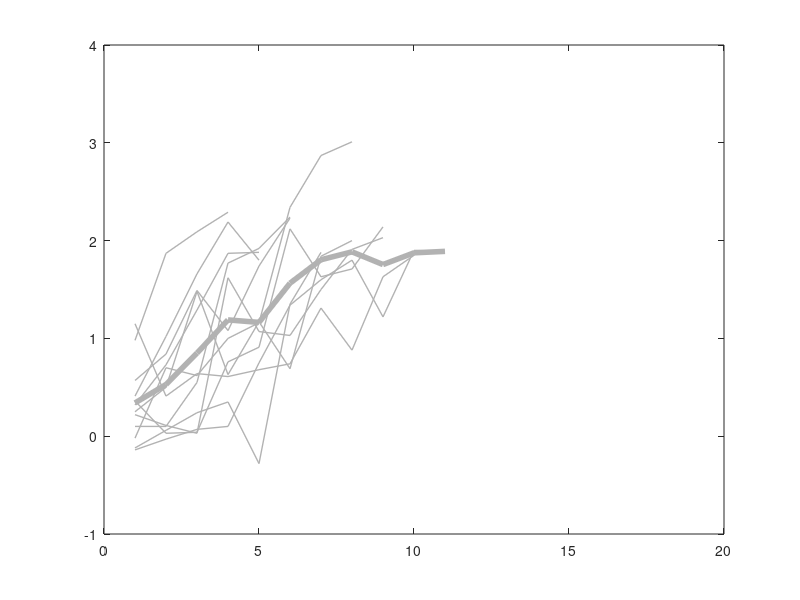

Recreate this plot in MATLAB. (Note: this script raises an error after producing the figure.)
%% plot d prime in the 1mpi training (line graph)
n = 15;
saline {1,1} = [-0.02 0.70 0.62 1.00 1.16 2.34 2.87 3.01]; saline{1,1}(end+1:n) = nan; 
saline {2,1} = [0.22 0.11 0.03 1.62 1.07 1.03 1.50 1.91 2.03]; saline{2,1}(end+1:n) = nan; 
saline {3,1} = [-0.14 -0.03 0.07 0.10 0.75 1.34 1.60 1.80 1.22 1.90 1.89]; saline{3,1}(end+1:n) = nan; 
saline {4,1} = [0.36 0.03 0.04 0.76 0.91 2.12 1.63 1.71 2.14]; saline{4,1}(end+1:n) = nan;
saline {5,1} = [0.98 1.87 2.09 2.29]; saline{5,1}(end+1:n) = nan;
saline {6,1} = [0.10 0.10 0.55 1.77 1.92 2.24]; saline{6,1}(end+1:n) = nan;
saline {7,1} = [1.15 0.41 0.64 0.61 0.68 0.74 1.31 0.88 1.63 1.85]; saline{7,1}(end+1:n) = nan;
saline {8,1} = [0.57 0.84 1.49 1.08 1.74 2.23]; saline{8,1}(end+1:n) = nan;
saline {9,1} = [0.32 0.73 1.29 1.87 1.88]; saline{9,1}(end+1:n) = nan;
saline {10,1} = [0.25 0.50 1.48 0.63 1.17 0.69 1.84 2.00]; saline{10,1}(end+1:n) = nan;
saline {11,1} = [-0.12 0.06 0.24 0.35 -0.28 1.35 1.88]; saline{11,1}(end+1:n) = nan;
saline {12,1} = [0.41 1.02 1.66 2.19 1.80]; saline{12,1}(end+1:n) = nan;
salineall = cell2mat(saline);
saline_avg = mean(salineall,[1],'omitnan');


figure (1)
grayColor = [.7 .7 .7];
for ii = 1:length(saline)
plot (saline{ii,1},'Color', grayColor,'LineWidth',1.0)
hold on 
end
plot (saline_avg,'Color', grayColor,'LineWidth',4.0)

yline(1.80,'LineWidth', 2,'Color','k','LineStyle','--')
ylabel('d prime', 'FontSize',20)
xlabel('# training days', 'FontSize',20)
ax = gca;
axis(ax, 'tight')
xlim(ax, xlim(ax) + [-1,1]*range(xlim(ax)).* 0.05)
xlim([0 15])
xticks([0:15])
ylim([-0.5 3.5])
hold on

%PFF

n = 15;
PFF {1,1} = [-0.23 -0.29 -0.22 0.25 0.81 0.43 0.38 1.35 1.86 2.43]; PFF{1,1}(end+1:n) = nan; 
PFF {2,1} = [-0.43 -0.06 0.52 1.21 1.33 1.86 2.02]; PFF{2,1}(end+1:n) = nan; 
PFF {3,1} = [0.23 0.21 0.70 0.78 0.80 1.10 1.31 1.37 1.62 2.89 3.33 2.77]; PFF{3,1}(end+1:n) = nan; 
PFF {4,1} = [0.37 0.02 0.11 0.43 0.93 1.13 2.03 2.10]; PFF{4,1}(end+1:n) = nan;
PFF {5,1} = [0.09 -0.24 -0.14 0.58 0.28 0.04 0.92 1.55 1.43 2.25 2.39]; PFF{5,1}(end+1:n) = nan;
PFF {6,1} = [-0.05 -0.31 0.34 0.43 0.97 1.16 1.66 1.68 2.20 1.91]; PFF{6,1}(end+1:n) = nan;
PFF {7,1} = [0.07 -0.06 0.37 0.19 0.59 1.63 1.10 1.22]; PFF{7,1}(end+1:n) = nan;
PFF {8,1} = [0.81 1.70 1.63 1.10 1.88]; PFF{8,1}(end+1:n) = nan;
PFF {9,1} = [0.28 0.63 0.26 0.47 1.55 1.37 1.90 1.96]; PFF{9,1}(end+1:n) = nan;
PFF {10,1} = [0.69 1.11 1.00 1.87 1.43 1.64 1.81 0.43 0.92 1.84 1.69 1.76 1.92]; PFF{10,1}(end+1:n) = nan;
PFF {11,1} = [-0.13 -0.04 0.06 0.39 0.77 0.28 0.46 0.47 0.78 1.01 1.65 1.41 1.75 2.00 1.90]; PFF{11,1}(end+1:n) = nan;
PFF {12,1} = [0.50 0.10 0.25 0.53 0.10 0.34 0.68 1.13 2.54]; PFF{12,1}(end+1:n) = nan;
PFFall = cell2mat(PFF);
PFF_avg = mean(PFFall,[1],'omitnan');


% figure (2)
redColor = [1 0 0];
for ii = 1:length(PFF)
plot (PFFall(ii,:),'Color', redColor,'LineWidth',1.0)
hold on 
end
plot (PFF_avg,'Color', redColor,'LineWidth',4.0)

yline(1.80,'LineWidth', 2,'Color','k','LineStyle','--')
ylabel('d prime', 'FontSize',20)
xlabel('# training days', 'FontSize',20)
ax = gca;
axis(ax, 'tight')
xlim(ax, xlim(ax) + [-1,1]*range(xlim(ax)).* 0.05)
xlim([0 15])
xticks([0:15])
ylim([-0.5 3.5])
hold off

%% Bar graph between saline and PFF

figure (3)
PFF_days = cellfun(@checkcell,PFF);
saline_days = cellfun(@checkcell,saline);
x1 = ones(1,length(PFF_days)); x2 = 2*ones(1,length(saline_days));
y1 = PFF_days; y1 (isnan(y1)) = 0;
y2 = saline_days; y2 (isnan(y2)) = 0;


a = bar(1,mean(PFF_days,'omitnan'), 0.6, 'FaceColor',[1 0 0],{'DisplayName'}, {'PFF'})
a.FaceAlpha = 0.5;
hold on
b = bar(2,mean(saline_days,'omitnan'), 0.6, 'FaceColor',[0.7 0.7 0.7],{'DisplayName'}, {'Saline'})
b.FaceAlpha = 0.5;
hold on
errorbar(1,mean(PFF_days,'omitnan'),(std(PFF_days,"omitnan")/sqrt(size(PFF_days,1))),...
 'k','LineStyle','none','LineWidth',2,'Color',[0 0 0],'CapSize',12)
hold on
errorbar(2,mean(saline_days,'omitnan'),(std(saline_days,"omitnan")/sqrt(size(saline_days,1))),...
  'k','LineStyle','none','LineWidth',2,'Color',[0 0 0],'CapSize',12)
hold on

scatter_size = 50;
swarmchart((x1+(rand(1,length(x1))-0.5)*0.2),y1,scatter_size, 'k','filled','MarkerFaceAlpha',1,'MarkerFaceColor',...
                   [1 0 0],'MarkerEdgeColor','none','LineWidth',2)
hold on
swarmchart((x2+(rand(1,length(x1))-0.5)*0.2),y2,scatter_size, 'k','filled','MarkerFaceAlpha',1,'MarkerFaceColor',...
                   [0 0 0],'MarkerEdgeColor','none','LineWidth',2)

% xlim([0.4,2.6,4.8]); 
 ylim([0 16])
ylabel( '#Training days','FontSize',15)
legend('PFF','Saline')

%% statistics for training days
allmice = [mean(salineall,[2],'omitnan'); mean(PFFall,[2],'omitnan')];
[h,p] = lillietest(allmice)
p = ranksum(PFF_avg,saline_avg)

% [h,p] = kstest(PFF_avg)
% [h,p] = kstest(saline_avg)
% 
% [h,p] = kstest2(PFF_avg,saline_avg)


%% statistics for threshold coherences
% cd 'C:\Users\atheint\Box\Lab Shared\Data\Theint Theint\Imaging\jRGECO1a\Analysis\Behavior'


A = readtable('Behavior_stats.xlsx')

A.ID = categorical(A.ID);
A.Group = categorical(A.Group);
A.mpi = categorical(A.mpi);
lme_coh = fitlme(A,'coherence90 ~ Group + mpi + Group*mpi + (1 | ID)','FitMethod','REML')
gaov_coh = anova(lme_coh)
[h, crit_p, adj_ci_cvrg, adj_p]=fdr_bh(double(lme_coh.Coefficients(:,6)))


 %% graph for threshold coherences
% load ('C:\Users\atheint\Box\Lab Shared\Data\Theint Theint\Imaging\Analysis\Behavior\behavior_data.mat')
S = struct2table(behavior_data);
mpi = 6;
gptime = cell (2, mpi);   % ROW 2 IS PFF; ROW 1 IS SALINE

for ii = 1: mpi           
    idx = (S.mpi == ii & S.Group == 1);            
    gptime {2,ii} = S(idx,:); 
    idx = (S.mpi == ii & S.Group == 0);
    gptime {1,ii} = S(idx,:);
end

 % find imaging sessions from the same animal

rep_ID = cell (2, mpi);
uniq_ID = cell (2, mpi);
repidx_ID = cell (2, mpi);
uniqidx_ID = cell (2, mpi);
for ii = 1:2
    for jj = 1: mpi
    ID = unique (gptime {ii,jj}.ID);
    rep_ID {ii,jj} = ID (1<histc(gptime {ii,jj}.ID,ID));
    [~,repidx ] = ismember (gptime {ii,jj}.ID, rep_ID {ii,jj});
    repidx_ID{ii,jj} = repidx; 
    end
end

% Average for whole grouptime 
                                                   
  for ii = 1:2
      for jj = 1:mpi
           threshold {ii,jj} = mean (gptime {ii,jj}.threshold_adjust,'omitnan');
           threshold90 {ii,jj} = mean (gptime {ii,jj}.threshold_adjust90,'omitnan'); 
           hit_resptime {ii,jj} = mean (gptime {ii,jj}.hit_resptime_avg,'omitnan'); 
           FA_resptime {ii,jj} = mean (gptime {ii,jj}.FA_resptime_avg,'omitnan');  
           perc_correctGo {ii,jj} = mean (gptime {ii,jj}.perc_correctGo_avg,'omitnan'); 
           perc_correctNoGo {ii,jj} = mean (gptime {ii,jj}.perc_correctNoGo_avg,'omitnan');            
           perc_nGo {ii,jj} = mean (gptime {ii,jj}.perc_nGo_avg,'omitnan'); 
           perc_nNoGo {ii,jj} = mean (gptime {ii,jj}.perc_nNoGo_avg,'omitnan'); 
           hit_postlickfreq {ii,jj} = mean (gptime {ii,jj}.hit_postlickfreq_avg,'omitnan');
           hit_postlicktime {ii,jj} = mean (gptime {ii,jj}.hit_postlicktime_avg,'omitnan');
           hit_prelickfreq {ii,jj} = mean (gptime {ii,jj}.hit_prelickfreq_avg,'omitnan');
           hit_firstlick {ii,jj} = mean (gptime {ii,jj}.hit_firstlick_avg,'omitnan');
           FA_postlickfreq {ii,jj} = mean (gptime {ii,jj}.FA_postlickfreq_avg,'omitnan');
           FA_postlicktime {ii,jj} = mean (gptime {ii,jj}.FA_postlicktime_avg,'omitnan');
           FA_prelickfreq {ii,jj} = mean (gptime {ii,jj}.FA_prelickfreq_avg,'omitnan');
           FA_firstlick {ii,jj} = mean (gptime {ii,jj}.FA_firstlick_avg,'omitnan');
           initial_hitrate {ii,jj} = mean (gptime {ii,jj}.initial_hitrate_avg,'omitnan');
           initial_FArate {ii,jj} = mean (gptime {ii,jj}.initial_FArate_avg,'omitnan');
           middle_hitrate {ii,jj} = mean (gptime {ii,jj}.middle_hitrate_avg,'omitnan');
           middle_FArate {ii,jj} = mean (gptime {ii,jj}.middle_FArate_avg,'omitnan');
           final_hitrate {ii,jj} = mean (gptime {ii,jj}.final_hitrate_avg,'omitnan');
           final_FArate {ii,jj} = mean (gptime {ii,jj}.final_FArate_avg,'omitnan');
           initial_resptime {ii,jj} = mean (gptime {ii,jj}.initial_resptime_avg,'omitnan');
           middle_resptime {ii,jj} = mean (gptime {ii,jj}.middle_resptime_avg,'omitnan');
           final_resptime {ii,jj} = mean (gptime {ii,jj}.final_resptime_avg,'omitnan');
           goR8 {ii,jj} = mean (gptime {ii,jj}.goR8_avg,'omitnan');
           nogoR8 {ii,jj} = mean (gptime {ii,jj}.nogoR8_avg,'omitnan');
           goR80 {ii,jj} = mean (gptime {ii,jj}.goR80_avg,'omitnan');
           nogoR80 {ii,jj} = mean (gptime {ii,jj}.nogoR80_avg,'omitnan');
           goCR8 {ii,jj} = mean (gptime {ii,jj}.goCR8_avg,'omitnan');
           nogoCR8 {ii,jj} = mean (gptime {ii,jj}.nogoCR8_avg,'omitnan');
           goCR80 {ii,jj} = mean (gptime {ii,jj}.goCR80_avg,'omitnan');
           nogoCR80 {ii,jj} = mean (gptime {ii,jj}.nogoCR80_avg,'omitnan');
           hitFACR8 {ii,jj} = mean (gptime {ii,jj}.hitFACR8_avg,'omitnan');
           hitFACR80 {ii,jj} = mean (gptime {ii,jj}.hitFACR80_avg,'omitnan');
           hit_resptime8_mpi {ii,jj} = mean (gptime {ii,jj}.hit_resptime8_mpi_avg,'omitnan'); 
           FA_resptime8_mpi {ii,jj} = mean (gptime {ii,jj}.FA_resptime8_mpi_avg,'omitnan');
           hit_resptime80_mpi {ii,jj} = mean (gptime {ii,jj}.hit_resptime80_mpi_avg,'omitnan');
           FA_resptime80_mpi {ii,jj} = mean (gptime {ii,jj}.FA_resptime80_mpi_avg,'omitnan');
      end 
  end  


for ii = 1:2
      for jj = 1:mpi            
             threshold_anim {ii,jj} = gptime {ii,jj}.threshold_adjust;
             threshold90_anim {ii,jj} = gptime {ii,jj}.threshold_adjust90;
             hit_resptime_anim {ii,jj} = gptime {ii,jj}.hit_resptime_avg;
             FA_resptime_anim {ii,jj} = gptime {ii,jj}.FA_resptime_avg;
             perc_correctGo_anim {ii,jj} = gptime {ii,jj}.perc_correctGo_avg;
             perc_correctNoGo_anim {ii,jj} = gptime {ii,jj}.perc_correctNoGo_avg;
             perc_nGo_anim {ii,jj} = gptime {ii,jj}.perc_nGo_avg;
             perc_nNoGo_anim {ii,jj} = gptime {ii,jj}.perc_nNoGo_avg;
             hit_postlickfreq_anim {ii,jj} = gptime {ii,jj}.hit_postlickfreq_avg;
             hit_postlicktime_anim {ii,jj} = gptime {ii,jj}.hit_postlicktime_avg;
             hit_prelickfreq_anim {ii,jj} = gptime {ii,jj}.hit_prelickfreq_avg;
             hit_firstlick_anim {ii,jj} = gptime {ii,jj}.hit_firstlick_avg;
             FA_postlickfreq_anim {ii,jj} = gptime {ii,jj}.FA_postlickfreq_avg;
             FA_postlicktime_anim {ii,jj} = gptime {ii,jj}.FA_postlicktime_avg;
             FA_prelickfreq_anim {ii,jj} = gptime {ii,jj}.FA_prelickfreq_avg;
             FA_firstlick_anim {ii,jj} = gptime {ii,jj}.FA_firstlick_avg;             
             initial_hitrate_anim {ii,jj} = gptime {ii,jj}.initial_hitrate_avg;
             initial_FArate_anim {ii,jj} = gptime {ii,jj}.initial_FArate_avg;
             middle_hitrate_anim {ii,jj} = gptime {ii,jj}.middle_hitrate_avg;
             middle_FArate_anim {ii,jj} = gptime {ii,jj}.middle_FArate_avg;
             final_hitrate_anim {ii,jj} = gptime {ii,jj}.final_hitrate_avg;
             final_FArate_anim {ii,jj} = gptime {ii,jj}.final_FArate_avg;
             initial_resptime_anim {ii,jj} = gptime {ii,jj}.initial_resptime_avg;
             middle_resptime_anim {ii,jj} = gptime {ii,jj}.middle_resptime_avg;
             final_resptime_anim {ii,jj} = gptime {ii,jj}.final_resptime_avg;
             goR8_anim {ii,jj} = gptime {ii,jj}.goR8_avg;
             nogoR8_anim {ii,jj} = gptime {ii,jj}.nogoR8_avg;
             goR80_anim {ii,jj} = gptime {ii,jj}.goR80_avg;
             nogoR80_anim {ii,jj} = gptime {ii,jj}.nogoR80_avg;
             goCR8_anim {ii,jj} = gptime {ii,jj}.goCR8_avg;
             nogoCR8_anim {ii,jj} = gptime {ii,jj}.nogoCR8_avg;
             goCR80_anim {ii,jj} = gptime {ii,jj}.goCR80_avg;
             nogoCR80_anim {ii,jj} = gptime {ii,jj}.nogoCR80_avg;
             hitFACR8_anim {ii,jj} = gptime {ii,jj}.hitFACR8_avg;
             hitFACR80_anim {ii,jj} = gptime {ii,jj}.hitFACR80_avg;
             hit_resptime8_mpi_anim {ii,jj} = gptime {ii,jj}.hit_resptime8_mpi_avg;
             FA_resptime8_mpi_anim {ii,jj} = gptime {ii,jj}.FA_resptime8_mpi_avg;
             hit_resptime80_mpi_anim {ii,jj} = gptime {ii,jj}.hit_resptime80_mpi_avg;
             FA_resptime80_mpi_anim {ii,jj} = gptime {ii,jj}.FA_resptime80_mpi_avg;
           
      end 
 end

     %  SEM

  for ii = 1:2
      for jj = 1:mpi
        threshold_sem {ii,jj} = std(threshold_anim{ii,jj},'omitnan')/sqrt(length(threshold_anim{ii,jj}));
        threshold90_sem {ii,jj} = std(threshold90_anim{ii,jj},'omitnan')/sqrt(length(threshold90_anim{ii,jj}));
        hit_resptime_sem {ii,jj} = std( hit_resptime_anim{ii,jj},'omitnan')./sqrt(length( hit_resptime_anim{ii,jj}));
        FA_resptime_sem {ii,jj} = std( FA_resptime_anim{ii,jj},'omitnan')./sqrt(length( FA_resptime_anim{ii,jj}));
        perc_correctGo_sem {ii,jj} = std( perc_correctGo_anim{ii,jj},'omitnan')./sqrt(length( perc_correctGo_anim{ii,jj}));
        perc_correctNoGo_sem {ii,jj} = std( perc_correctNoGo_anim{ii,jj},'omitnan')./sqrt(length( perc_correctNoGo_anim{ii,jj}));
        perc_nGo_sem {ii,jj} = std( perc_nGo_anim{ii,jj},'omitnan')./sqrt(length( perc_nGo_anim{ii,jj}));
        perc_nNoGo_sem {ii,jj} = std( perc_nNoGo_anim{ii,jj},'omitnan')./sqrt(length( perc_nNoGo_anim{ii,jj}));
        hit_postlickfreq_sem {ii,jj} = std( hit_postlickfreq_anim{ii,jj},'omitnan')./sqrt(length( hit_postlickfreq_anim{ii,jj}));
        hit_postlicktime_sem {ii,jj} = std( hit_postlicktime_anim{ii,jj},'omitnan')./sqrt(length( hit_postlicktime_anim{ii,jj}));
        hit_prelickfreq_sem {ii,jj} = std( hit_prelickfreq_anim{ii,jj},'omitnan')./sqrt(length( hit_prelickfreq_anim{ii,jj}));
        hit_firstlick_sem {ii,jj} = std( hit_firstlick_anim{ii,jj},'omitnan')./sqrt(length( hit_firstlick_anim{ii,jj}));
        FA_postlickfreq_sem {ii,jj} = std(FA_postlickfreq_anim{ii,jj},'omitnan')./sqrt(length( FA_postlickfreq_anim{ii,jj}));
        FA_postlicktime_sem {ii,jj} = std( FA_postlicktime_anim{ii,jj},'omitnan')./sqrt(length( FA_postlicktime_anim{ii,jj}));
        FA_prelickfreq_sem {ii,jj} = std( FA_prelickfreq_anim{ii,jj},'omitnan')./sqrt(length( FA_prelickfreq_anim{ii,jj}));
        FA_firstlick_sem {ii,jj} = std( FA_firstlick_anim{ii,jj},'omitnan')./sqrt(length( FA_firstlick_anim{ii,jj}));     
        initial_hitrate_sem {ii,jj} = std( initial_hitrate_anim{ii,jj},'omitnan')./sqrt(length( initial_hitrate_anim{ii,jj}));
        initial_FArate_sem {ii,jj} = std( initial_FArate_anim{ii,jj},'omitnan')./sqrt(length( initial_FArate_anim{ii,jj}));
        middle_hitrate_sem {ii,jj} = std( middle_hitrate_anim{ii,jj},'omitnan')./sqrt(length(middle_hitrate_anim{ii,jj}));
        middle_FArate_sem {ii,jj} = std( middle_FArate_anim{ii,jj},'omitnan')./sqrt(length( middle_FArate_anim{ii,jj}));
        final_hitrate_sem {ii,jj} = std( final_hitrate_anim{ii,jj},'omitnan')./sqrt(length( final_hitrate_anim{ii,jj}));
        final_FArate_sem {ii,jj} = std( final_FArate_anim{ii,jj},'omitnan')./sqrt(length( final_FArate_anim{ii,jj}));
        initial_resptime_sem {ii,jj} = std( initial_resptime_anim{ii,jj},'omitnan')./sqrt(length( initial_resptime_anim{ii,jj}));
        middle_resptime_sem {ii,jj} = std( middle_resptime_anim{ii,jj},'omitnan')./sqrt(length( middle_resptime_anim{ii,jj}));
        final_resptime_sem {ii,jj} = std( final_resptime_anim{ii,jj},'omitnan')./sqrt(length( final_resptime_anim{ii,jj}));
        goR8_sem {ii,jj} = std( goR8_anim{ii,jj},'omitnan')./sqrt(length( goR8_anim{ii,jj}));
        nogoR8_sem {ii,jj} = std( nogoR8_anim{ii,jj},'omitnan')./sqrt(length( nogoR8_anim{ii,jj}));
        goR80_sem {ii,jj} = std( goR80_anim{ii,jj},'omitnan')./sqrt(length( goR80_anim{ii,jj}));
        nogoR80_sem {ii,jj} = std( nogoR80_anim{ii,jj},'omitnan')./sqrt(length( nogoR80_anim{ii,jj}));
        goCR8_sem {ii,jj} = std( goCR8_anim{ii,jj},'omitnan')./sqrt(length( goCR8_anim{ii,jj}));
        nogoCR8_sem {ii,jj} = std( nogoCR8_anim{ii,jj},'omitnan')./sqrt(length( nogoCR8_anim{ii,jj}));
        goCR80_sem {ii,jj} = std( goCR80_anim{ii,jj},'omitnan')./sqrt(length( goCR80_anim{ii,jj}));
        nogoCR80_sem {ii,jj} = std( nogoCR80_anim{ii,jj},'omitnan')./sqrt(length( nogoCR80_anim{ii,jj}));
        hitFACR8_sem {ii,jj} = std( hitFACR8_anim{ii,jj},'omitnan')./sqrt(length( hitFACR8_anim{ii,jj}));
        hitFACR80_sem {ii,jj} = std( hitFACR80_anim{ii,jj},'omitnan')./sqrt(length( hitFACR80_anim{ii,jj}));
        hit_resptime8_mpi_sem {ii,jj} = std( hit_resptime8_mpi_anim{ii,jj},'omitnan')./sqrt(length( hit_resptime8_mpi_anim{ii,jj}));
        FA_resptime8_mpi_sem {ii,jj} = std( FA_resptime8_mpi_anim{ii,jj},'omitnan')./sqrt(length( FA_resptime8_mpi_anim{ii,jj}));
        hit_resptime80_mpi_sem {ii,jj} = std( hit_resptime80_mpi_anim{ii,jj},'omitnan')./sqrt(length( hit_resptime80_mpi_anim{ii,jj}));
        FA_resptime80_mpi_sem {ii,jj} = std( FA_resptime80_mpi_anim{ii,jj},'omitnan')./sqrt(length( FA_resptime80_mpi_anim{ii,jj}));
        Mouse_num_gonogo (ii,jj) = length(threshold_anim{ii,jj});
      end 
  end 


%  Grouped bar graph with individual points and SEM (Behavior) (capped at 90)

figure(20)
all = cell2mat(threshold90)'; all = all * 100;
all_err  = cell2mat(threshold90_sem)'; all_err = all_err * 100;
% plot bar
b = bar(all, 'grouped');
hold on
% Calculate the number of groups and number of bars in each group
[ngroups,nbars] = size(all);
% Get the x coordinate of the bars
x = nan(nbars, ngroups);
for i = 1:nbars
    x(i,:) = b(i).XEndPoints;
end
% Plot the errorbars
errorbar(x',all,all_err,'k','LineStyle','none','LineWidth',2,'Color',[0 0 0],'CapSize',12);
hold on
b(1).FaceColor = 'flat';
b(2).FaceColor = 'flat';
b(1).CData(1,:) = [0.7 0.7 0.7]; b(2).CData(1,:) = [1 0 0];
b(1).CData(2,:) = [0.7 0.7 0.7]; b(2).CData(2,:) = [1 0 0];
b(1).CData(3,:) = [0.7 0.7 0.7]; b(2).CData(3,:) = [1 0 0];
b(1).CData(4,:) = [0.7 0.7 0.7]; b(2).CData(4,:) = [1 0 0];
b(1).CData(5,:) = [0.7 0.7 0.7]; b(2).CData(5,:) = [1 0 0];
b(1).CData(6,:) = [0.7 0.7 0.7]; b(2).CData(6,:) = [1 0 0];

alpha(b,.5)

ca = categorical({'1mpi','2mpi','3mpi','4mpi','5mpi','6mpi'});
ca = reordercats(ca,{'1mpi','2mpi','3mpi','4mpi','5mpi','6mpi'});
set(gca,'xticklabel',ca)
% % legend('Saline','PFF','location','Northwest')
ylabel('Threshold coherence (%)')
ylim([0 100])

A = threshold90_anim;
scatter_size = 50; % Adjust size of scatter points
 for i = 1:nbars 
    for j = 1:ngroups
        scatter_y = A{i,j}'*100;
        scatter_x = x(i,j) + (rand(1,length(A{i,j})) - 0.5) * 0.1; % Slight jitter for better visibility
        if i == 1
        swarmchart(scatter_x, scatter_y, scatter_size, 'k', 'filled','MarkerFaceAlpha',1,'MarkerFaceColor',...
                   [0 0 0],'MarkerEdgeColor','none','LineWidth',2); % Black scatter points
        else
        swarmchart(scatter_x, scatter_y, scatter_size, 'filled','MarkerFaceAlpha',1,'MarkerFaceColor',...
                   [1 0 0],'MarkerEdgeColor','none','LineWidth',2); % red scatter points   
        end
    end
 end





 %% calculate how many trials in a  testing session (one session means one day of testing)

 trial =vertcat(behavior_data.trial);
 values = trial(:,2)-trial(:,1)+1;
 sessionname = vertcat(behavior_data.Sessionname);
dates = cellfun(@extractdate, sessionname);

resultDates = [];
resultValues = [];

i = 1;
n = length(dates);
while i <= n
    currDate = dates(i);
    currSum = values(i);
    j = i + 1;

    % Sum while next date is same
    while j <= n && dates(j) == currDate
        currSum = currSum + values(j);
        j = j + 1;
    end
    % Store result
    resultDates(end+1,1) = currDate;
    resultValues(end+1,1) = currSum;
    i = j;  % Skip to next group
end
result = table(resultDates, resultValues);

%% # session to achieve desired number of trials for each coherence

SS = behavior_data; 
numUniqueDates = zeros(numel(SS), 1);  % Preallocate result
for i = 1:numel(SS)
    fileList = SS(i).Sessionname;  % Cell array of filenames
    if isempty(fileList)
        continue  % Skip empty
    end
    % Extract all 8-digit date strings from each filename
    dates = regexp(fileList, '\d{8}', 'match');
    % Get the first 8-digit match from each (adjust if needed)
    dates = cellfun(@(x) x{1}, dates(~cellfun(@isempty, dates)), 'UniformOutput', false);
    % Count unique dates
    numUniqueDates(i) = numel(unique(dates));
end


%% plot performance of individual mice

ID_saline = unique (gptime {1,1}.ID);
ID_PFF = unique (gptime {2,1}.ID);

Saline = nan (length(ID_saline),6);
PFF = nan (length(ID_PFF),6);

for ii = 1: length(ID_saline)
    temp = S.threshold_adjust(S.ID == ID_saline(ii))';
    if length(temp) ~= 6
        temp = [temp nan(1,6-length(temp))];
        Saline (ii,:) = temp;
    else
        Saline (ii,:) = temp;
    end
end
 
for ii = 1: length(ID_PFF)
    temp = S.threshold_adjust(S.ID == ID_PFF(ii))';
    if length(temp) ~= 6
        temp = [temp nan(1,6-length(temp))];
        PFF (ii,:) = temp;
    else
        PFF (ii,:) = temp;
    end
end

Saline = Saline * 100; PFF = PFF * 100;

grayColor = [.7 .7 .7];

figure (4)
mpi = 6; 
for ii = 1: size(PFF,1)
% h = plot(1:mpi,PFF(ii,1:mpi),'-or','LineWidth',1.5);
h = plot(1:mpi,PFF(ii,1:mpi),'o-','Color','r', 'MarkerFaceColor', 'r', 'LineWidth', 1.5,'MarkerSize', 4);
hold on
end

% legend([h j],'PFF', 'Saline','Location','Southeast');
xticks(1:mpi)
str = cell(1,mpi);
for ii = 1:mpi
str {ii} = strcat(num2str(ii),'mpi');
end

xticklabels(str)
ax = gca;
yl = ylim(ax); 
axis(ax, 'tight')
ylim([0 100])
xlim(ax, xlim(ax) + [-1,1]*range(xlim(ax)).* 0.05)
title('Behavior of each mouse','FontSize',15)
ylabel('thres.coh (%)')
hold off 

figure (5)
for ii = 1: size(Saline,1)
% j = plot(1:mpi,Saline(ii,1:mpi),'o-','Color',[0.7 0.7 0.7], 'MarkerFaceColor', [0.7 0.7 0.7], 'LineWidth', 1.5,'MarkerSize', 4); % gray
j = plot(1:mpi,Saline(ii,1:mpi),'o-','Color',[0 0 0], 'MarkerFaceColor', [0 0 0], 'LineWidth', 1.5,'MarkerSize', 4); % gray
hold on
end

% legend([h j],'PFF', 'Saline','Location','Southeast');
xticks(1:mpi)
str = cell(1,mpi);
for ii = 1:mpi
str {ii} = strcat(num2str(ii),'mpi');
end
xticklabels(str)
ax = gca;
yl = ylim(ax); 
axis(ax, 'tight')
ylim([0 100])
xlim(ax, xlim(ax) + [-1,1]*range(xlim(ax)).* 0.05)
title('Behavior of each mouse','FontSize',15)
ylabel('thres.coh (%)')
% xlabel('mpi')

%% Supplementary figures ____ first lick at 4 and 5 MPI

figure (6) % hit trials
valueall = cell2mat(hit_firstlick); 
semall = cell2mat(hit_firstlick_sem); 
G = 1; % set row 1 for saline; set row 2 for PFF
valueallmpi = reshape(valueall(G,:), [6,10]);
value = mean (valueallmpi(4:5,:));   % average the values only for 4 and 5 MPI
semallmpi =  reshape(semall(G,:), [6,10]);
sem = mean (semallmpi([4:5],:));
H = 2;
valueallmpiH = reshape(valueall(H,:), [6,10]);
valueH = mean (valueallmpiH(4:5,:));
semallmpiH =  reshape(semall(H,:), [6,10]);
semH = mean (semallmpiH([4:5],:));


% Set the color you want using rgb
map = [0 0 0         %---> 1st color 
       1 0 0         %---> 2nd color
       0 1 0         %---> 3rd color
       0 0 1         %---> 4th color
       1 0.5 1       %---> 5th color
       0.2 0.5 0.75];  %---> 6th color
       %0.5 0.3 0.8]; %---> 7th color

errorbar(value,sem,'Color',colormap(map(G, :)),'LineWidth',1.5)
hold on
errorbar(valueH,semH,'Color',colormap(map(H, :)),'LineWidth',1.5)

xticks(1:10)
xticklabels({'8','16','24','32','40','48','56','64','72','80'})
ax = gca;
yl = ylim(ax); 
axis(ax, 'tight')
ylim(ax, yl)

xlim(ax, xlim(ax) + [-1,1]*range(xlim(ax)).* 0.05)
xlabel ('Coherence (%)')
ylabel ('Latency to first lick (s)')
ylim([0 1.5])
legend ('Saline', 'PFF','Location','southeast')
hold off

figure (7) % false trials
valueall = cell2mat(FA_firstlick); 
semall = cell2mat(FA_firstlick_sem); 
G = 1; % set row 1 for saline; set row 2 for PFF
valueallmpi = reshape(valueall(G,:), [6,10]);
value = mean (valueallmpi(4:5,:));   % average the values only for 4 and 5 MPI
semallmpi =  reshape(semall(G,:), [6,10]);
sem = mean (semallmpi([4:5],:));
H = 2;
valueallmpiH = reshape(valueall(H,:), [6,10]);
valueH = mean (valueallmpiH(4:5,:));
semallmpiH =  reshape(semall(H,:), [6,10]);
semH = mean (semallmpiH([4:5],:));


% Set the color you want using rgb
map = [0 0 0         %---> 1st color 
       1 0 0         %---> 2nd color
       0 1 0         %---> 3rd color
       0 0 1         %---> 4th color
       1 0.5 1       %---> 5th color
       0.2 0.5 0.75];  %---> 6th color
       %0.5 0.3 0.8]; %---> 7th color

errorbar(value,sem,'Color',colormap(map(G, :)),'LineWidth',1.5)
hold on
errorbar(valueH,semH,'Color',colormap(map(H, :)),'LineWidth',1.5)

xticks(1:10)
xticklabels({'8','16','24','32','40','48','56','64','72','80'})
ax = gca;
yl = ylim(ax); 
axis(ax, 'tight')
ylim(ax, yl)

xlim(ax, xlim(ax) + [-1,1]*range(xlim(ax)).* 0.05)
xlabel ('Coherence (%)')
ylabel ('Latency to first lick (s)')
ylim([0 1.5])
legend ('Saline', 'PFF','Location','southeast')

%%  line graph across timepoints

figure (8) % hit trials
valueall = cell2mat(perc_nGo); 
semall = cell2mat(perc_nGo_sem); 
G = 1; % set row 1 for saline; set row 2 for PFF
valueallmpi = reshape(valueall(G,:), [6,10]);
value = mean (valueallmpi,2);   % average the values across all coherences
value = value';
semallmpi =  reshape(semall(G,:), [6,10]);
sem = mean (semallmpi,2); sem = sem';
H = 2;
valueallmpiH = reshape(valueall(H,:), [6,10]);
valueH = mean (valueallmpiH,2); valueH = valueH';
semallmpiH =  reshape(semall(H,:), [6,10]);
semH = mean (semallmpiH,2); semH = semH';


% Set the color you want using rgb
map = [0 0 0         %---> 1st color 
       1 0 0         %---> 2nd color
       0 1 0         %---> 3rd color
       0 0 1         %---> 4th color
       1 0.5 1       %---> 5th color
       0.2 0.5 0.75];  %---> 6th color
       %0.5 0.3 0.8]; %---> 7th color

errorbar(value,sem,'Color',colormap(map(G, :)),'LineWidth',1.5)
hold on
errorbar(valueH,semH,'Color',colormap(map(H, :)),'LineWidth',1.5)

xticks(1:10)
xticklabels({'1','2','3','4','5','6'})
ax = gca;
yl = ylim(ax); 
axis(ax, 'tight')
ylim(ax, yl)

xlim(ax, xlim(ax) + [-1,1]*range(xlim(ax)).* 0.05)
xlabel ('Coherence (%)')
ylabel ('% success rate in Go trials')
ylim([0 60])
legend ('Saline', 'PFF','Location','southeast')
hold off

figure (9) % false trials
valueall = cell2mat(perc_nNoGo); 
semall = cell2mat(perc_nNoGo_sem); 
G = 1; % set row 1 for saline; set row 2 for PFF
valueallmpi = reshape(valueall(G,:), [6,10]);
value = mean (valueallmpi,2);   % average the values across all coherences
value = value';
semallmpi =  reshape(semall(G,:), [6,10]);
sem = mean (semallmpi,2); sem = sem';
H = 2;
valueallmpiH = reshape(valueall(H,:), [6,10]);
valueH = mean (valueallmpiH,2); valueH = valueH';
semallmpiH =  reshape(semall(H,:), [6,10]);
semH = mean (semallmpiH,2); semH = semH';


% Set the color you want using rgb
map = [0 0 0         %---> 1st color 
       1 0 0         %---> 2nd color
       0 1 0         %---> 3rd color
       0 0 1         %---> 4th color
       1 0.5 1       %---> 5th color
       0.2 0.5 0.75];  %---> 6th color
       %0.5 0.3 0.8]; %---> 7th color

errorbar(value,sem,'Color',colormap(map(G, :)),'LineWidth',1.5)
hold on
errorbar(valueH,semH,'Color',colormap(map(H, :)),'LineWidth',1.5)

xticks(1:10)
xticklabels({'1','2','3','4','5','6'})
ax = gca;
yl = ylim(ax); 
axis(ax, 'tight')
ylim(ax, yl)

xlim(ax, xlim(ax) + [-1,1]*range(xlim(ax)).* 0.05)
xlabel ('Coherence (%)')
ylabel ('% success rate in NoGo trials')
ylim([0 60])
legend ('Saline', 'PFF','Location','southeast')
hold off






 function b = extractdate (filename)
   b = str2num(filename((end-18):(end-11)));
 end

function a = checkcell (cc)

a = length(cc(~isnan(cc)));
end
